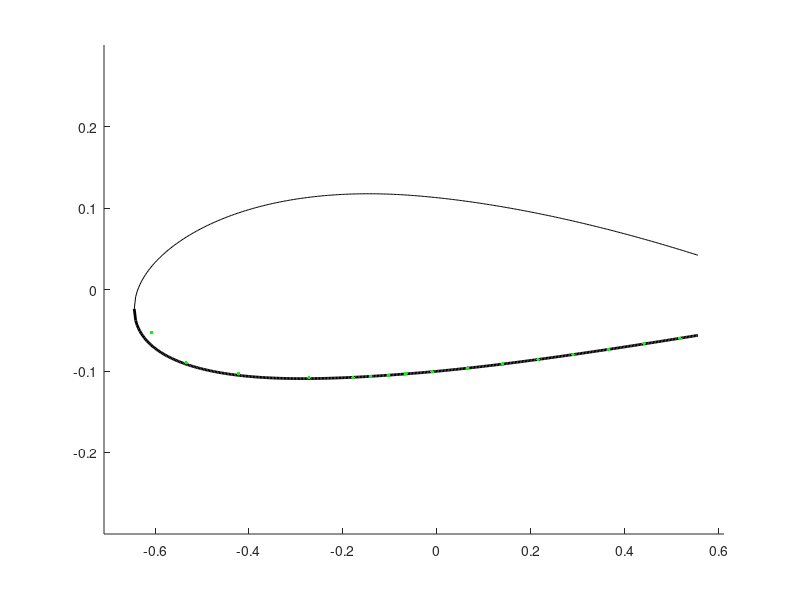

Reproduce this figure in MATLAB. (Note: this script raises an error after producing the figure.)
function [x_c, y_c, Ixx, Iyy, Ixy, skin, spar, str, caps, x_quarterchord] = build_airfoil()


clear all;
%% 2415 Airfoil 
m = 0.02;               % 
p = 0.4;                % max camber
t = 0.15;               % max thickness 
c = 1.5;                % chord length
nx = 500;               % number of increments
dx = c/nx;  
x = 0:dx:c;             % even spacing

%% Structural elements (arbitrary inputs for now)
skin.t = 0.001;                               % thickness of skin
spar.t = 0.005;                               % thickness of spar
str.A_upp = 5E-6;                            % area of each upper stringer
str.A_low = 5E-6;                            % area of each lower stringer
caps.A = 1E-5;                                % area of spar caps
spar.x = x(175);                                                      % choose x location of spar
str.x_upp = [x(1), x(50), x(150), x(200), x(250),x(300), x(350)];     % choose x locations of upper stringers
str.x_low = [x(1), x(50), x(150), x(200), x(250),x(300), x(350)];     % choose x locations of lower stringers

%% Create Airfoil from equation
yc = zeros(1,nx+1);
yt = zeros(1,nx+1);
yU0 = zeros(1,nx+1);
yL0 = zeros(1,nx+1);
theta = zeros(1,nx+1);
xb = p*c;
i_xb = xb/dx + 1;  

% NACA equation source: http://www.aerospaceweb.org/question/airfoils/q0041.shtml    
for i = 1:nx+1
    yt(i) = 5*t*c*(0.2969*sqrt(x(i)/c) - 0.1260*(x(i)/c) - 0.3516*(x(i)/c)^2 + 0.2843*(x(i)/c)^3 - 0.1015*(x(i)/c)^4);
    if i <= i_xb
        yc(i) = m*x(i)/p^2*(2*p - x(i)/c);
        theta(i) = atan(2*m/p^2*(p - x(i)/c));
    else
        yc(i) = m*(c - x(i))/(1-p)^2*(1 + x(i)/c - 2*p);
        theta(i) = atan(2*m/(1-p)^2*(p-x(i)/c));
    end
    yU0(i) = yc(i) + yt(i)*cos(theta(i));
    yL0(i) = yc(i) - yt(i)*cos(theta(i));
end

% The last 20% of the chord length of the airfoil was neglected under the assumption that
% this section contained flaps and ailerons, and would therefore not support aerodynamic loads.
i_xend = round(0.8*c/dx)+1;
x = x(1:i_xend);
yU = yU0(1:i_xend);
yL = yL0(1:i_xend);

%% Spars
spar.x = [spar.x,x(end)];                    % x location of spar
spar.n = length(spar.x);                     % number of spars
spar.i = round(spar.x./dx)+1;                % index of spars  
spar.h = yU(spar.i) - yL(spar.i);            % height of spar
spar.Cy = (yU(spar.i) + yL(spar.i))/2;       % y centroid of spar  
spar.A = spar.t*spar.h;                      % area of spar
spar.y_upp = yU(spar.i);
spar.y_low = yL(spar.i);

%% Stringers
str.n_upp = length(str.x_upp);                            % number of upper stringers
str.i_upp = round(str.x_upp./dx)+1;                       % indices of upper stringers
str.n_low = length(str.x_low);                            % number of lower stringers
str.i_low = round(str.x_low./dx)+1;                       % indices of lower stringers
str.y_upp = yU(str.i_upp);
str.y_low = yL(str.i_low);

%% Nodes (based on TA's definition: node = skin and spar cap)
node.x_upp = [str.x_upp,spar.x];            % x location of upper stringers and spars
node.x_upp = sort(node.x_upp);              % sort ascending
% skin should be broken into smaller elements for higher accuracy of calculation
% break one skin element into two by adding one more node in between
skin.x_upp = zeros(1,2*length(node.x_upp)-1);
for i = 1:length(node.x_upp)-1
    skin.x_upp(2*i-1) = node.x_upp(i);
    skin.x_upp(2*i) = (node.x_upp(i) + node.x_upp(i+1))/2;
end
skin.x_upp(end) = node.x_upp(end);

skin.i_upp = round(skin.x_upp/dx)+1;       % indices of skins
skin.n_upp = length(skin.x_upp)-1;         % number of upper skins
skin.l_upp = zeros(1,skin.n_upp);          % length of upper skins
skin.A_upp = zeros(1,skin.n_upp);          % area of upper skins
skin.Cx_upp = zeros(1,skin.n_upp);         % x centroid of upper skins
skin.Cy_upp = zeros(1,skin.n_upp);         % y centroid of upper skins

for i = 1:skin.n_upp
    skin.l_upp(i) = sqrt((yU(skin.i_upp(i+1)) - yU(skin.i_upp(i)))^2 + (skin.x_upp(i+1) - skin.x_upp(i))^2);  
    skin.A_upp(i) = skin.t*skin.l_upp(i);
    skin.Cx_upp(i) = (skin.x_upp(i+1) + skin.x_upp(i))/2;
    skin.Cy_upp(i) = (yU(skin.i_upp(i+1)) + yU(skin.i_upp(i)))/2;
end

% lower nodes
node.x_low = [str.x_low,spar.x];
node.x_low = sort(node.x_low);

skin.x_low = zeros(1,2*length(node.x_low)-1);
for i = 1:length(node.x_low)-1
    skin.x_low(2*i-1) = node.x_low(i);
    skin.x_low(2*i) = (node.x_low(i) + node.x_low(i+1))/2;
end
skin.x_low(end) = node.x_low(end);

skin.i_low = round(skin.x_low/dx)+1;
skin.n_low = length(skin.x_low)-1;
skin.l_low = zeros(1,skin.n_low);
skin.A_low = zeros(1,skin.n_low);
skin.Cx_low = zeros(1,skin.n_low);
skin.Cy_low = zeros(1,skin.n_low);

for i = 1:skin.n_low
    skin.l_low(i) = sqrt((yL(skin.i_low(i+1)) - yL(skin.i_low(i)))^2 + (skin.x_low(i+1) - skin.x_low(i))^2);
    skin.A_low(i) = skin.t*skin.l_low(i);
    skin.Cx_low(i) = (skin.x_low(i+1) + skin.x_low(i))/2;
    skin.Cy_low(i) = (yL(skin.i_low(i+1)) + yL(skin.i_low(i)))/2;
end

%% Spar Caps
caps.x = spar.x;
caps.n = 2*length(caps.x);
caps.y_upp = yU(spar.i);
caps.y_low = yL(spar.i);
caps.i = round(caps.x/dx)+1;
% Centroids of caps are at the x and y locations: caps.Cy = caps.C,

%% Centroid of the overall wing section
% initial value
Cx_sum = 2*(sum(caps.x.*caps.A)) + sum(str.x_upp.*str.A_upp) + sum(str.x_low.*str.A_low) + sum(spar.x.*spar.A) ...
         + sum(skin.Cx_low.*skin.A_low) + sum(skin.Cx_upp.*skin.A_upp);
Cy_sum = sum(caps.y_low.*caps.A) + sum(caps.y_upp.*caps.A) + sum(yU(str.i_upp).*str.A_upp) + sum(yL(str.i_low).*str.A_low) ... 
         + sum(spar.Cy.*spar.A) + sum(skin.Cy_low.*skin.A_low) + sum(skin.Cy_upp.*skin.A_upp);
A_sum = caps.A*caps.n + str.A_upp*str.n_upp + str.A_low*str.n_low + sum(spar.A) + sum(skin.A_low) + sum(skin.A_upp);

Cx = Cx_sum/A_sum;
Cy = Cy_sum/A_sum;

%% Leading Edge Origin Plot
% figure
% plot(x,yU,'k',x,yL,'k','Linewidth',2);
% ylim([-0.3 0.3])
% hold on
% xlim([0,c]);
% plot(str.x_upp,yU(str.i_upp),'or',str.x_low,yL(str.i_low),'or','markersize',5);
% % plot([x(1),x(1)],[yU(i(1)),yL(i(1))],'b',[x(end),x(end)],[yU(end),yL(end)],'b','Linewidth',3);
% rectangle('Position',[x(spar.i(1))-spar.t/2, yL(spar.i(1)), spar.t, yU(spar.i(1))-yL(spar.i(1))]);
% rectangle('Position',[x(spar.i(2))-spar.t/2, yL(spar.i(2)), spar.t, yU(spar.i(2))-yL(spar.i(2))]);
% plot(spar.x,yU(spar.i),'sg',spar.x,yL(spar.i),'sg','markersize',7);
% % plot([x(end),x(end)],[yU(end),yL(end)]);
% scatter(Cx,Cy,'m*')
% ylabel('y (m)')
% xlabel('x (m)')
% grid on

%% Area moments of inertia
for i = 1:length(spar.x)
    spar.Ixx(i) = (spar.t*spar.h(i)^3)/12 + spar.A(i)*(spar.Cy(i) - Cy)^2;
    spar.Iyy(i) = (spar.h(i)*spar.t^3)/12 + spar.A(i)*(spar.x(i) - Cx)^2;
    spar.Ixy(i) = spar.A(i)*(spar.Cy(i) - Cy)*(spar.x(i) - Cx);
end

for i = 1:skin.n_upp
    skin.Ixx_upp(i) = skin.A_upp(i)*(skin.Cy_upp(i) - Cy)^2;
    skin.Iyy_upp(i) = skin.A_upp(i)*(skin.Cx_upp(i) - Cx)^2;
    skin.Ixy_upp(i) = skin.A_upp(i)*(skin.Cy_upp(i) - Cy)*(skin.Cx_upp(i) - Cx);
end

for i = 1:skin.n_low
    skin.Ixx_low(i) = skin.A_low(i)*(skin.Cy_low(i) - Cy)^2;
    skin.Iyy_low(i) = skin.A_low(i)*(skin.Cx_low(i) - Cx)^2;
    skin.Ixy_low(i) = skin.A_low(i)*(skin.Cy_low(i) - Cy)*(skin.Cx_low(i) - Cx);
end

for i = 1:str.n_upp
    str.Ixx_upp(i) = str.A_upp*(yU(str.i_upp(i)) - Cy)^2;
    str.Iyy_upp(i) = str.A_upp*(str.x_upp(i) - Cx)^2;
    str.Ixy_upp(i) = str.A_upp*(yU(str.i_upp(i)) - Cy)*(str.x_upp(i) - Cx);
end

for i = 1:str.n_low
    str.Ixx_low(i) = str.A_low*(yL(str.i_low(i)) - Cy)^2;
    str.Iyy_low(i) = str.A_low*(str.x_low(i) - Cx)^2;
    str.Ixy_low(i) = str.A_low*(yL(str.i_low(i)) - Cy)*(str.x_low(i) - Cx);
end

for i = 1:length(caps.x)
    caps.Ixx_upp(i) = caps.A*(caps.y_upp(i) - Cy)^2;
    caps.Iyy_upp(i) = caps.A*(caps.x(i) - Cx)^2;
    caps.Ixy_upp(i) = caps.A*(caps.y_upp(i) - Cy)*(caps.x(i) - Cx);
end

for i = 1:length(caps.x)
    caps.Ixx_low(i) = caps.A*(caps.y_low(i) - Cy)^2;
    caps.Iyy_low(i) = caps.A*(caps.x(i) - Cx)^2;
    caps.Ixy_low(i) = caps.A*(caps.y_low(i) - Cy)*(caps.x(i) - Cx);
end

Ixx = sum(spar.Ixx)+sum(skin.Ixx_upp)+sum(skin.Ixx_low)+sum(str.Ixx_upp)+sum(str.Ixx_low)+sum(caps.Ixx_low);
Iyy = sum(spar.Iyy)+sum(skin.Iyy_upp)+sum(skin.Iyy_low)+sum(str.Iyy_upp)+sum(str.Iyy_low)+sum(caps.Iyy_low);
Ixy = sum(spar.Ixy)+sum(skin.Ixy_upp)+sum(skin.Ixy_low)+sum(str.Ixy_upp)+sum(str.Ixy_low)+sum(caps.Ixy_low);


%%%%%%%%%%%%%%%%%%%%%%%%%%%%%%%%%%%%%%%%%%%%%%%%%%%%%%%%%%%%%%%%%%%%%%%%
%% BELOW CALCULATIONS ARE COORDINATE TRANSFORMATIONS FOR JARED's CODE %%
%%%%%%%%%%%%%%%%%%%%%%%%%%%%%%%%%%%%%%%%%%%%%%%%%%%%%%%%%%%%%%%%%%%%%%%%

%% Shift coordinate system to centroid-centered frame
% x's
spar.x_c = spar.x - Cx;
skin.x_upp_c = skin.Cx_upp - Cx;
skin.x_low_c = skin.Cx_low - Cx;
str.x_upp_c = str.x_upp - Cx;
str.x_low_c = str.x_low - Cx;
caps.x_upp_c = caps.x - Cx;
caps.x_low_c = caps.x - Cx;

% y's (Cy's are y's for point-components)
skin.y_upp_c = skin.Cy_upp - Cy;
skin.y_low_c = skin.Cy_low - Cy;
str.y_upp_c = str.y_upp - Cy;
str.y_low_c = str.y_low - Cy;
caps.y_upp_c = caps.y_upp - Cy;
caps.y_low_c = caps.y_low - Cy;

%% Make CCW coordinate system for shear flow
x_CCW = zeros(1,length(x));
yU_CCW = zeros(1,length(x));
yL_CCW = zeros(1,length(x));

for i = 1:length(x)
    x_CCW(i) = x(end - i + 1);
    yU_CCW(i) = yU(end - i + 1);
    yL_CCW(i) = yL(end - i + 1);
end
y_CCW = [yU_CCW yL_CCW(end:-1:1)];         
x_CCW = [x_CCW x(1:end)];

spar.i_CCW = length(x) - spar.i + 1;
spar.i_CCW = sort([spar.i_CCW, (length(x) + spar.i - 1)]); 
skin.i_CCW = length(x) - skin.i_upp + 1;
skin.i_CCW = sort([skin.i_CCW, (length(x) + skin.i_low - 1)]);
str.i_CCW  = length(x) - str.i_upp + 1;
str.i_CCW  = sort([str.i_CCW, (length(x) + str.i_low - 1)]);
caps.i_CCW = spar.i_CCW;

x_c = x_CCW - Cx;
y_c = y_CCW - Cy;

x_quarterchord = c/4 - Cx;


%% Centroid-centered plot
figure
hold on
plot(x-Cx,yU-Cy,'k',x-Cx,yL-Cy,'k','Linewidth',2);
ylim([-0.3 0.3])
xlim([1.1*(-Cx),1.1*(x(end)-Cx)]);
p.skin_upp = plot(skin.x_low_c, skin.y_low_c, 'g.', 'markersize',8);
p.skin_low = plot(skin.x_upp_c, skin.y_upp_c, 'g.','markersize',8);
p.str_upp  = plot(str.x_upp_c, str.y_upp_c, 'or', 'markersize',5);
p.str_low  = plot(str.x_low_c, str.y_low_c, 'or', 'markersize',5);
p.spar1    = plot(spar.x_c(1), 0.5*(spar.y_upp(1) + spar.y_low(1)) - Cy, 'bx', 'markersize', 8);
p.spar2    = plot(spar.x_c(2), 0.5*(spar.y_upp(2) + spar.y_low(2)) - Cy, 'bx', 'markersize', 8);
p.caps_upp = plot(caps.x_upp_c, caps.y_upp_c, 'sm', 'markersize', 10);
p.caps_low = plot(caps.x_low_c, caps.y_low_c, 'sm', 'markersize', 10);
rectangle('Position',[x(spar.i(1))-spar.t/2-Cx, yL(spar.i(1))-Cy, spar.t, yU(spar.i(1))-yL(spar.i(1))]);
rectangle('Position',[x(spar.i(2))-spar.t/2-Cx, yL(spar.i(2))-Cy, spar.t, yU(spar.i(2))-yL(spar.i(2))]);
p.centroid = plot(0,0,'r*', 'markersize', 10);
legend([p.centroid, p.skin_upp, p.str_upp, p.spar1, p.caps_upp],'Overall Centroid', 'Skin', 'Stringer', 'Spar', 'Spar Cap');
ylabel('y (m)')
xlabel('x (m)')
grid on

disp('build_airfoil complete');
